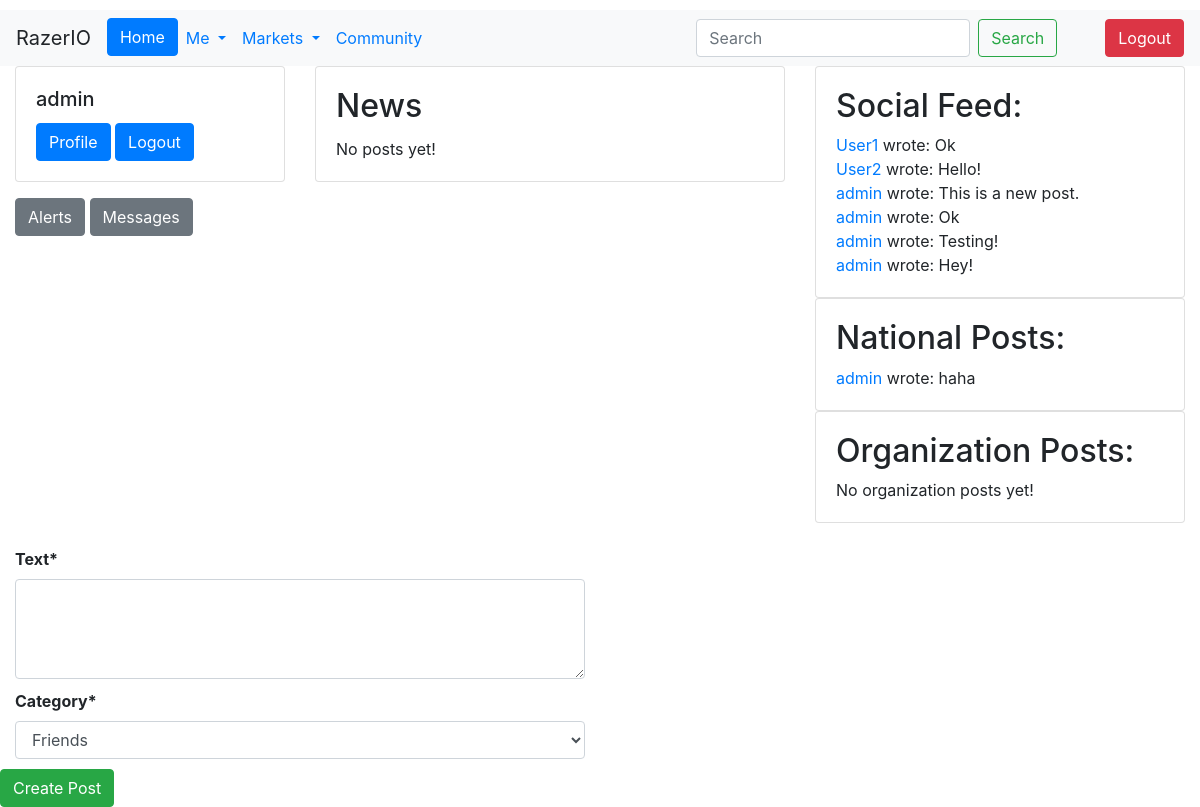
The page / (signed in) on the database as committed earlier.
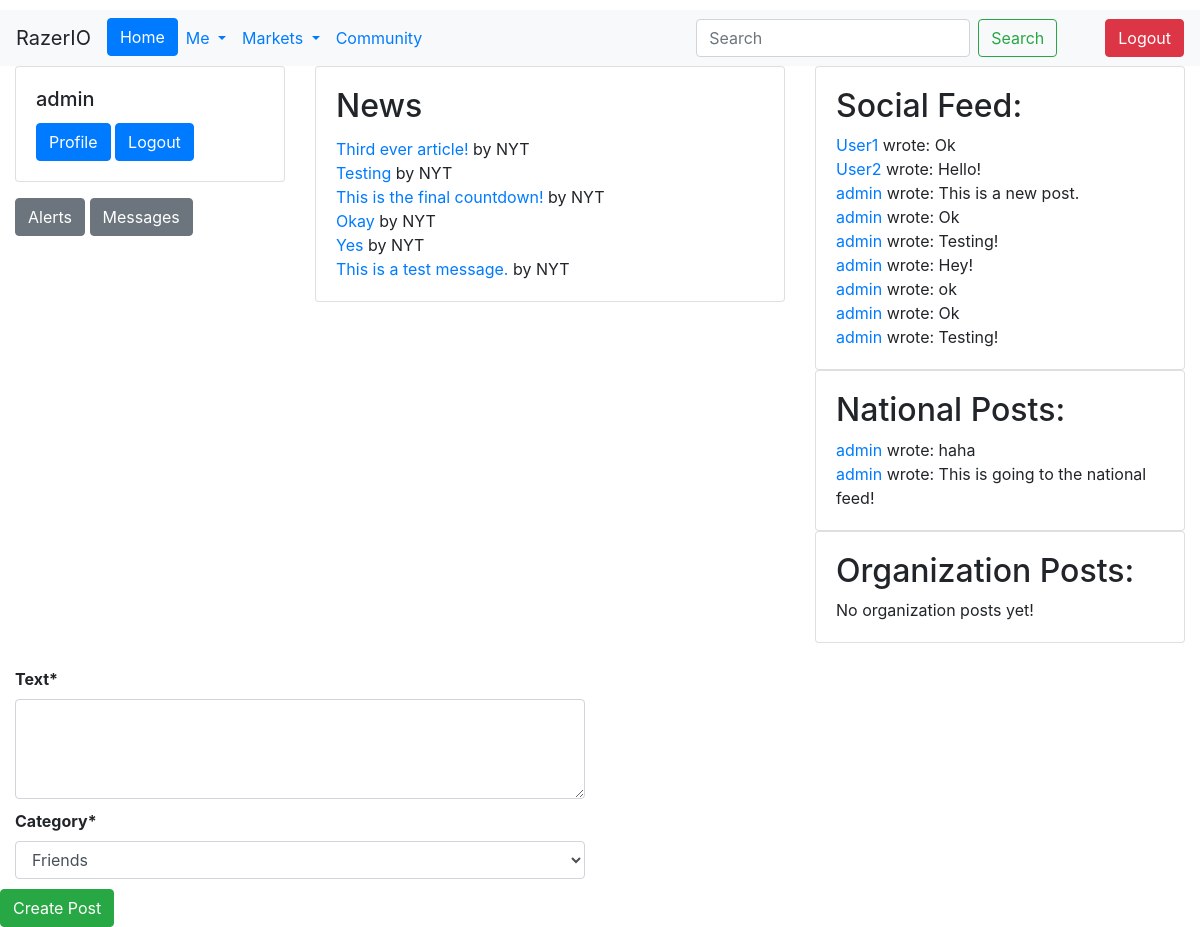
The same page on the database as committed later.
### Users/models.py (models this page shows)
class CustomUser(AbstractUser):
    Bio = models.CharField(max_length=240, default='')
    Salary = models.IntegerField(default=0)
    Company = models.ForeignKey('Company.Company', on_delete=models.CASCADE,
                                   null=True, blank=True)
    Skills = models.ManyToManyField('Skill', blank=True)
    Country = models.CharField(choices=(('USA', 'USA'), ('Canada', 'Canada')),
                               max_length=50, default='USA')
    def __str__(self):
        return self.username

### Feed/models.py (models this page shows, shortened)
class Post(models.Model):
    Author = models.ForeignKey(settings.AUTH_USER_MODEL, on_delete=models.CASCADE)
    Date_Created = models.DateTimeField(auto_now_add=True)
    Text = models.TextField(max_length=256, blank=False)
    Category = models.CharField(max_length=15, choices=Choices, default='Friends')

### Newspaper/models.py (models this page shows, shortened)
class Article(models.Model):
    Title = models.CharField(max_length=256)
    Date_Published = models.DateTimeField(auto_now_add=True)
    Text = RichTextField()
    Newspaper = models.ForeignKey(Newspaper, on_delete=models.CASCADE)

class Newspaper(models.Model):
    Title = models.CharField(max_length=256)
    Owner = models.OneToOneField(settings.AUTH_USER_MODEL, on_delete=models.CASCADE,
                                 related_name='Newspaper')
    Date_Created = models.DateField(auto_created=True)
    Logo = models.ImageField(upload_to='Newspaper/Logos', null=True)
    def __str__(self):
        return f'{self.Title}'

### Users/views.py (the view)
# urls.py: path("", index, name="home"),
def index(request):
    if request.user.is_authenticated:
        user = request.user
        Following = UserFollowing.objects.filter(User=user).values_list('Following_User_ID', flat=True)
        FriendsPosts = Post.objects.filter(Q(Author__in=Following) | Q(Author=user), Category='Friends').select_related(
            'Author')
        NationalPosts = Post.objects.filter(Category='National', Author__Country=user.Country).select_related('Author')
        CompanyPosts = Post.objects.filter(Category='Organization', Author__Company=user.Company).select_related(
            'Author')
        Articles = Article.objects.filter(Date_Published__gte=timezone.now() - timezone.timedelta(hours=48))
        if request.method == "POST":
            form = NewPost(request.POST)
            if form.is_valid():
                new_post = form.save(commit=False)
                new_post.Author = user
                new_post.Text = form.cleaned_data['text']
                new_post.save()
                return JsonResponse({'status': 'ok', 'text': new_post.Text})
            else:
                return JsonResponse({'status': 'error', 'errors': form.errors})
        else:
            form = NewPost()
        context = {
            "FriendsPosts": FriendsPosts,
            "form": form,
            "Articles": Articles,
            "NationalPosts": NationalPosts,
            "CompanyPosts": CompanyPosts,
        }
        return render(request, 'home.html', context=context)
    else:
        return render(request, 'home.html')

### Users/forms.py
class NewPost(forms.ModelForm):
    text = forms.CharField(widget=forms.Textarea(attrs={'rows':2}), label='Text')
    class Meta:
        model = Post
        fields = ['text', 'Category']

### templates/home.html (shortened to what this page needs)
{% extends "base.html" %}
{% load crispy_forms_tags %}
{% block content %}
{% if user.is_authenticated %}
<div class="container-fluid">
  <div class="row">
    <div class="col-sm-3">
      <div class="card">
        <div class="card-body">
          <h5 class="card-title">{{ user.username }}</h5>
          <a href="{% url 'profile' user.id %}" class="btn btn-primary">Profile</a>
          <a href="{% url 'logout' %}" class="btn btn-primary">Logout</a>
        </div>
      </div>
      <div class="mt-3">
        <button class="btn btn-secondary">Alerts</button>
        <button class="btn btn-secondary">Messages</button>
      </div>
    </div>
    <div class="col-sm-5">
      <div class="card">
        <div class="card-body">
          <h2 class="card-title">News</h2>
          {% for i in Articles %}
            <a href="{% url 'article' i.id %}">{{ i.Title }}</a> by {{ i.Newspaper }}<br>
            {% empty %}
            No posts yet!
            {% endfor %}
        </div>
      </div>
    </div>
    <div class="col-sm-4">
      <div class="card">
        <div class="card-body">
          <div id="post-list">
            <h2>Social Feed:</h2>
            {% for i in FriendsPosts %}
            <a href="{% url 'profile' i.Author.id %}">{{ i.Author }}</a> wrote: {{ i.Text }}<br>
            {% empty %}
            No posts yet!
            {% endfor %}
          </div>
        </div>
      </div>
      <div class="card">
  <div class="card-body">
    <div id="national-posts">
      <h2>National Posts:</h2>
      {% for post in NationalPosts %}
          <a href="{% url 'profile' post.Author.id %}">{{ post.Author }}</a> wrote: {{ post.Text }}<br>
      {% empty %}
        No national posts yet!
      {% endfor %}
    </div>
  </div>
</div>
    <div class="card">
  <div class="card-body">
    <div id="org-posts">
      <h2>Organization Posts:</h2>
      {% for post in OrganizationPosts %}
          <a href="{% url 'profile' post.Author.id %}">{{ post.Author }}</a> wrote: {{ post.Text }}<br>
      {% empty %}
        No organization posts yet!
      {% endfor %}
    </div>
  </div>
</div>
    </div>
  </div>
</div>
<br>
<form id="new-post-form" method="POST">
  <div class="form-group col-md-6">
    {{ form.text|as_crispy_field }}
  </div>
  <div class="form-group col-md-6">
    {{ form.Category|as_crispy_field }}
  </div>
  <button type="submit" class="btn btn-success">Create Post</button>
</form>
{% else %}
<p>You are not logged in</p>
<a href="{% url 'login' %}" class="btn btn-primary">Log In</a>
<a href="{% url 'signup' %}" class="btn btn-primary">Sign Up</a>
{% endif %}
{% endblock %}

### templates/base.html (shortened to what this page needs)
<!doctype html>
<html lang="en">
<head>
    <link rel="stylesheet" href="https://cdn.jsdelivr.net/npm/bootstrap@4.3.1/dist/css/bootstrap.min.css">
</head>
<body>
    {% if user.is_authenticated %}
        <nav class="navbar navbar-expand-sm navbar-light bg-light" style="margin-top: 10px;">
    <a class="navbar-brand">RazerIO</a>
    <div class="collapse navbar-collapse" id="navbarSupportedContent">
        <ul class="navbar-nav mr-auto">
            <li class="nav-item active">
    <a href="{% url 'home' %}" class="btn btn-primary">Home</a>
            </li>
            <li class="nav-item dropdown">
                <a class="nav-link dropdown-toggle text-primary" href="#" id="navbarDropdown" role="button" data-toggle="dropdown" aria-haspopup="true" aria-expanded="false">
                    Me
                </a>
            </li>
            <li class="nav-item dropdown">
                <a class="nav-link dropdown-toggle text-primary" href="#" id="navbarDropdown" role="button" data-toggle="dropdown" aria-haspopup="true" aria-expanded="false">
                    Markets
                </a>
            </li>
            <li class="nav-item">
                <a class="nav-link text-primary" href="#">Community</a>
            </li>
        </ul>
        <form class="form-inline my-2 my-lg-0" method="GET" action="{% url 'search' %}">
    <input class="form-control mr-sm-2" type="search" placeholder="Search" aria-label="Search" name="q">
    <button class="btn btn-outline-success my-2 my-sm-0 mr-5" type="submit">Search</button>
</form>
        <button type="button" class="btn btn-danger" onclick="location.href='{% url 'logout' %}'">Logout</button>
    </div>
</nav>
    {% endif %}
  <main>
    {% block content %}
    {% endblock %}
  </main>
  </body>
</html>

### templates/home.html (style rules this page uses)
#new-post-form { margin-top: 0; padding: 0; border: none; border-radius: 5px; }
.form-group { margin-bottom: 10px; }
label { font-weight: bold; }
select.form-control { width: 100%; }
textarea.form-control { height: 100px; }
.btn-success { background-color: #28a745; border-color: #28a745; }

Rows that differ between the two databases and show on the page:
added Article: Title "Third ever article!", Newspaper "NYT"
added Article: Title "Testing", Newspaper "NYT"
added Article: Title "This is the final countdown!", Newspaper "NYT"
added Article: Title "Okay", Newspaper "NYT"
added Article: Title "Yes", Newspaper "NYT"
added Article: Title "This is a test message.", Newspaper "NYT"
added Post: Author "admin", Text "ok", shown under "Social Feed:"
added Post: Author "admin", Text "Ok", shown under "Social Feed:"
added Post: Author "admin", Text "Testing!", shown under "Social Feed:"
added Post: Author "admin", Text "This is going to the national feed!", shown under "National Posts:"
Other text that changed with them:
text no longer shown: "No posts yet!"
